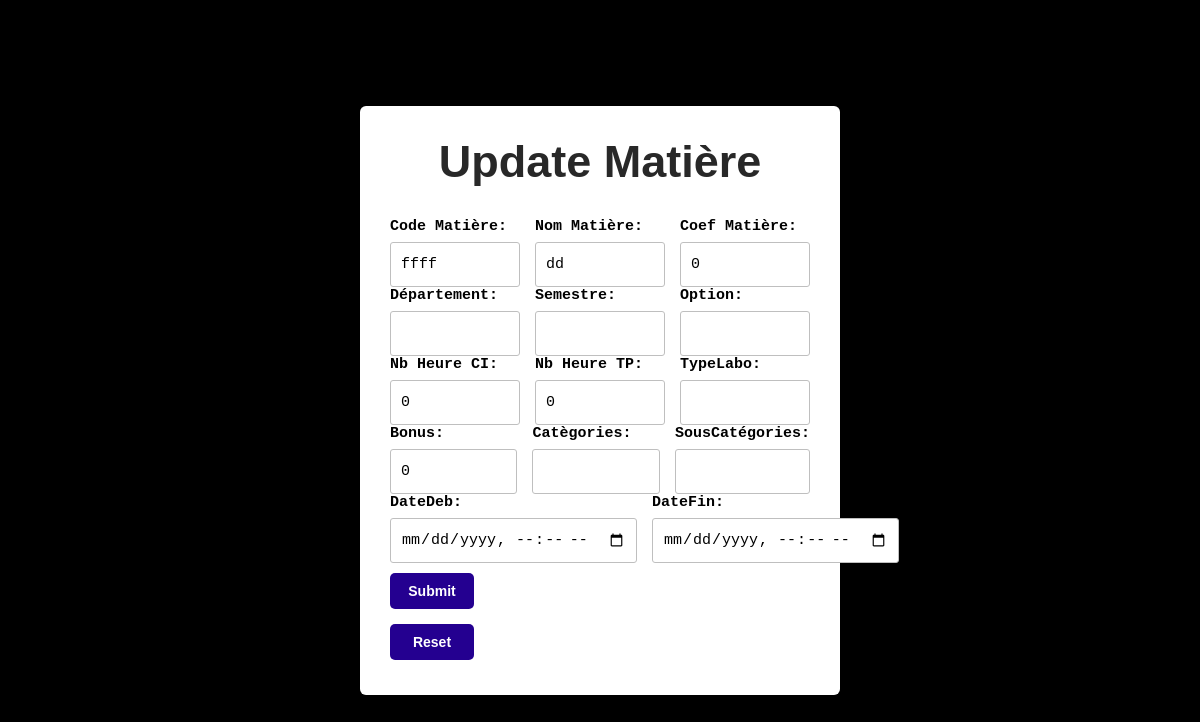
The app's page /UpdateMatier.php?id=2 with its own data.
### tables this page shows
CREATE TABLE `matieres` (
  `Code_Matiere` varchar(10) NOT NULL,
  `Nom_Matiere` varchar(50) DEFAULT NULL,
  `Coef_Matiere` float DEFAULT NULL,
  `Departement` varchar(55) DEFAULT NULL,
  `Semestre` varchar(12) DEFAULT NULL,
  `Options` varchar(55) DEFAULT NULL,
  `Nb_Heure_CI` double DEFAULT NULL,
  `Nb_Heure_TP` double DEFAULT NULL,
  `TypeLabo` varchar(13) DEFAULT NULL,
  `Bonus` double DEFAULT NULL,
  `Categories` varchar(35) DEFAULT NULL,
  `SousCategories` varchar(35) DEFAULT NULL,
  `DateDeb` datetime DEFAULT NULL,
  `DateFin` datetime DEFAULT NULL,
  `PK_Matieres` int(11) NOT NULL
);

### UpdateMatier.php (the view, shortened to what this page needs)
<?php
include 'connect.php';
if (isset($_GET['id'])) {
    $id = $_GET['id'];
    $sql = "SELECT * FROM `matieres` WHERE `PK_Matieres`='$id'";
    $result = $conn->query($sql);
    if ($result->num_rows > 0) {
        while ($row = $result->fetch_assoc()) {
             $CM=$row['Code_Matiere'];
             $NM=$row['Nom_Matiere'];
             $Cf=$row['Coef_Matiere'];
             $Dpt=$row['Departement'];
             $Smtr=$row['Semestre'];
             $Opt=$row['Options'];
             $NBHCI =$row['Nb_Heure_CI'];
             $NBHTP=$row['Nb_Heure_TP'];
             $TpL=$row['TypeLabo'];
             $B=$row['Bonus'];
             $Cg=$row['Categories'];
             $SCg=$row['SousCategories'];
             $DB=$row['DateDeb'];
             $DF=$row['DateFin'];
        }
    }
}
    ?>
<!DOCTYPE html>
    <html lang="en">
    <head>
    </head>
    <body>
        <section class="container">
            <div class="form">
                    <header>Update Matière</header>
                    <form method="post">
                    <div class="column">
                        <div>
                            <label for="CodeM">Code Matière:</label>
                            <input type="text" id="CodeM" name="CodeM" maxlength="10" required value="<?php echo $CM; ?>">
                        </div>
                        <div>
                            <label for="NomM">Nom Matière:</label>
                            <input type="text" id="NomM" name="NomM" maxlength="50" value="<?php echo $NM; ?>">
                        </div>
                        <div>
                            <label for="CoefM">Coef Matière:</label>
                            <input type="number" id="CoefM" name="CoefM" value="<?php echo $Cf; ?>">
                        </div>
                    </div>
                    <div class="column">
                        <div>
                            <label for="Dept">Département:</label>
                            <input type="text" id="Dept" name="Dept" maxlength="55" value="<?php echo $Dpt; ?>">
                        </div>
                        <div>
                            <label for="Smstre">Semestre:</label>
                            <input type="text" id="Smstre" name="Smstre" maxlength="12" value="<?php echo $Smtr; ?>">
                        </div>
                        <div>
                            <label for="Optn">Option:</label>
                            <input type="text" id="Optn" name="Optn" maxlength="55" value="<?php echo $Opt; ?>">
                        </div>
                    </div>
                    <div class="column">
                        <div>
                            <label for="NbrHrCI">Nb Heure CI:</label>
                            <input type="number" id="NbrHrCI" name="NbrHrCI" value="<?php echo $NBHCI; ?>">
                        </div>
                        <div>
                            <label for="NbrHrTP">Nb Heure TP:</label>
                            <input type="number" id="NbrHrTP" name="NbrHrTP" value="<?php echo $NBHTP; ?>">
                        </div>
                        <div>
                            <label for="TL">TypeLabo:</label>
                            <input type="text" id="TL" name="TL" maxlength="13" value="<?php echo $TpL; ?>">
                        </div>
                    </div>
                    <div class="column">
                        <div>
                            <label for="Bonus">Bonus:</label>
                            <input type="number" id="Bonus" name="Bonus" value="<?php echo $B; ?>">
                        </div>
                        <div>
                            <label for="Categ">Catègories:</label>
                            <input type="text" id="Categ" name="Categ" maxlength="35" value="<?php echo $Cg; ?>">
                        </div>
                        <div>
                            <label for="SousCateg">SousCatégories:</label>
                            <input type="text" id="SousCateg" name="SousCateg" maxlength="35" value="<?php echo $SCg; ?>">
                        </div>
                    </div>
                    <div class="column">
                        <div>
                            <label for="DateDeb">DateDeb:</label>
                            <input type="datetime-local" id="DateDeb" name="DateDeb" value="<?php echo $DB; ?>">
                        </div>
                        <div>
                            <label for="DateFin">DateFin:</label>
                            <input type="datetime-local" id="DateFin" name="DateFin" value="<?php echo $DF; ?>">
                        </div>
                    </div>
                        <div id="update">
                            <button type="submit" name="submit">Submit</button>
                        </div>
                        <div id="delete">
                            <button type="reset">Reset</button>
                        </div>
                    </form>
    </body>
</html>

### UpdateMatier.php (style rules this page uses)
* { margin: 0; padding: 0; box-sizing: border-box; font-family: sans-serif; }
body { background-color:black; }
.container { height: 100vh; width: 100%; display: flex; align-items: center; justify-content: center; background-color:black; column-gap: 30px; }
.form { position: absolute; max-width:40%; width: 100%; padding: 30px; border-radius: 6px; background: #FFF; }
header { font-size: 45px; font-weight: 800; color: #282828; text-align: center; }
form { margin-top: 30px; }
form label { font-family: monospace, sans-serif; font-weight: bold; display: block; font-size: 15px; margin-bottom: 7px; }
form input { font-family: monospace, sans-serif; height: 45px; padding: 10px; width: 100%; font-size: 15px; outline: none; background: #fff; border-radius: 3px; border: 1px solid #bfbfbf; }
.column { display: flex; column-gap: 15px; }
button { width: 20%; padding: 10px 0; margin: 10px auto 5px; border-radius: 5px; border: none; font-size: 14px; font-weight: 600; color: #fff; background-color:#240090; transition: all 0.3s ease; cursor: pointer; }

### records on screen
matieres: CodeM "ffff", NomM "dd", CoefM "0", NbrHrCI "0", NbrHrTP "0", Bonus "0"
